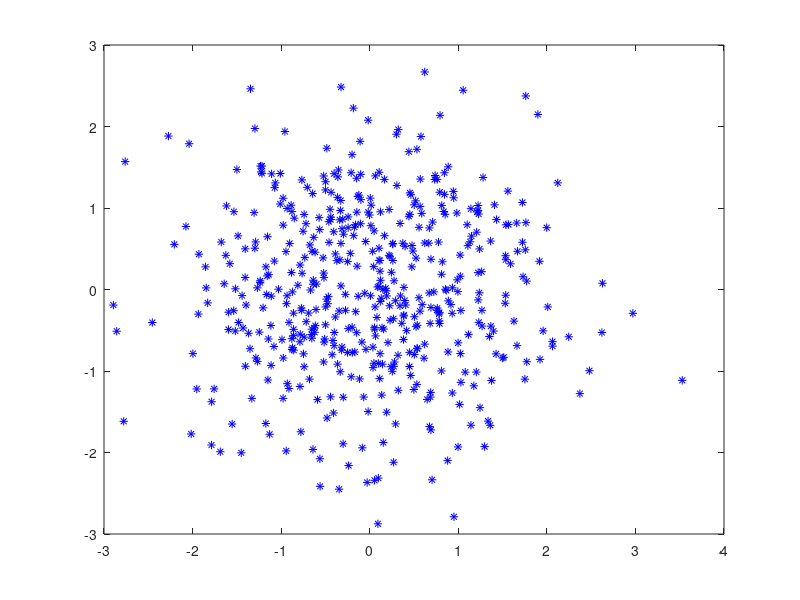

Source code (MATLAB): (Note: this script raises an error after producing the figure.)
clear all; close all;
mu1 = [0 0]; Sigma1 = [1 0; 0 1];
mu2 = [2 -2]; Sigma2 = [1 0;0 1];
N = 500;
data1 = mvnrnd(mu1,Sigma1,N);
data2 = mvnrnd(mu2,Sigma2,N);
plot(data1(:,1),data1(:,2),'b*');
hold on;
%plot(data2(:,1),data2(:,2),'ro');

y1 = ones(N,1);
y2 = -ones(N,1);

numAttri = 2;
numExam = N;

X = [data1; data2];
Y = [y1;y2];
C = 0.1;
G = X*X';

[alpha, bias] = svm(G,Y,C);
% [nsv, alpha, b0] = svc(X,Y,'linear',1);
h = svcplot(X,Y,'linear',alpha,-bias);
